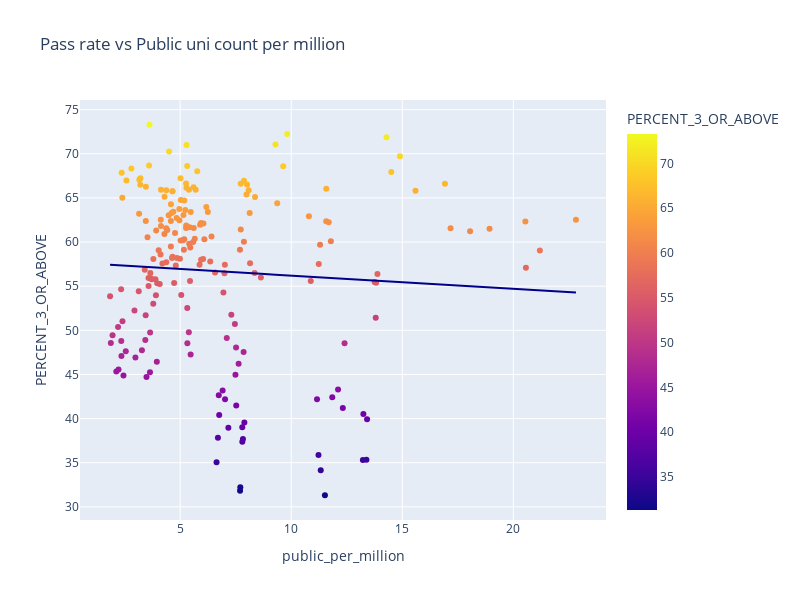

The code cell stored with this chart in its notebook:
### Code cell
fig = px.scatter(data_frame=ap_overall_statelevel,x='public_per_million', y='PERCENT_3_OR_ABOVE',trendline='ols',trendline_color_override='darkblue',width=800, height=600,color='PERCENT_3_OR_ABOVE',
                 title='Pass rate vs Public uni count per million')
fig.show()
with open('data/state_by_state_pickled/AP_pass_rate_by_states_vs_Public_uni_count.pkl', 'wb') as f:
    pickle.dump(fig, f)

### Figure 1 — Plotly figure (JSON) as saved in the notebook; plotly's stock layout.template omitted (floating-point values rounded to 4 significant figures; data arrays with more than 128 entries replaced by an {"elided": "..."} marker saying what was removed)
{"data": [{"hovertemplate": "public_per_million=%{x}<br>PERCENT_3_OR_ABOVE=%{marker.color}<extra></extra>", "legendgroup": "", "marker": {"color": {"elided": "200 float values"}, "coloraxis": "coloraxis", "symbol": "circle"}, "mode": "markers", "name": "", "orientation": "v", "showlegend": false, "type": "scatter", "x": {"elided": "200 float values"}, "xaxis": "x", "y": {"elided": "200 float values"}, "yaxis": "y"}, {"hovertemplate": "<b>OLS trendline</b><br>PERCENT_3_OR_ABOVE = -0.149188 * public_per_million + 57.6911<br>R<sup>2</sup>=0.004152<br><br>public_per_million=%{x}<br>PERCENT_3_OR_ABOVE=%{y} <b>(trend)</b><extra></extra>", "legendgroup": "", "line": {"color": "darkblue"}, "marker": {"symbol": "circle"}, "mode": "lines", "name": "", "showlegend": false, "type": "scatter", "x": {"elided": "200 float values"}, "xaxis": "x", "y": {"elided": "200 float values"}, "yaxis": "y"}], "layout": {"coloraxis": {"colorbar": {"title": {"text": "PERCENT_3_OR_ABOVE"}}, "colorscale": [[0, "#0d0887"], [0.1111, "#46039f"], [0.2222, "#7201a8"], [0.3333, "#9c179e"], [0.4444, "#bd3786"], [0.5556, "#d8576b"], [0.6667, "#ed7953"], [0.7778, "#fb9f3a"], [0.8889, "#fdca26"], [1, "#f0f921"]]}, "height": 600, "legend": {"tracegroupgap": 0}, "title": {"text": "Pass rate vs Public uni count per million"}, "width": 800, "xaxis": {"anchor": "y", "domain": [0, 1], "title": {"text": "public_per_million"}}, "yaxis": {"anchor": "x", "domain": [0, 1], "title": {"text": "PERCENT_3_OR_ABOVE"}}}}
